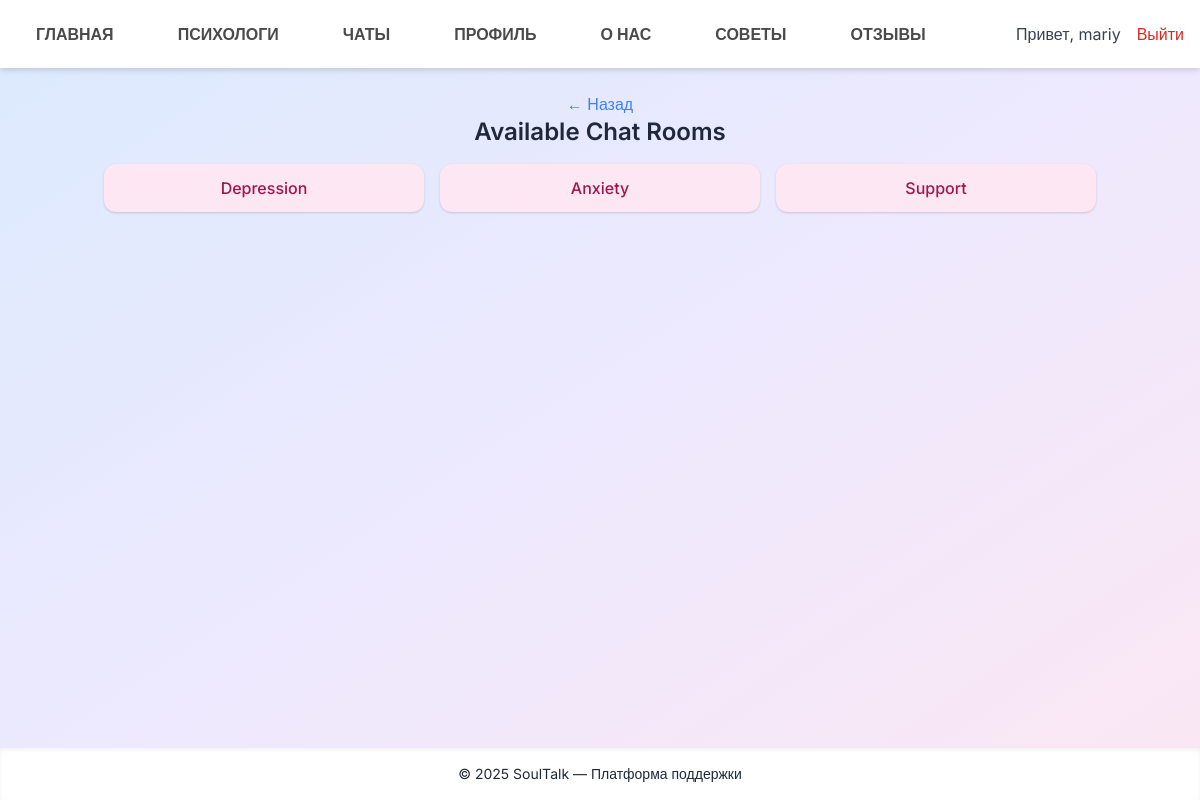
Page /chat/ (signed in) on the committed database.
### accounts/models.py (models this page shows, shortened)
class CustomUser(AbstractUser):
    avatar = models.ImageField(upload_to='avatars/', null=True, blank=True)
    age = models.PositiveIntegerField(null=True, blank=True)
    bio = models.TextField(max_length=500, null=True, blank=True)

### chat/models.py (models this page shows, shortened)
class Room(models.Model):
    name = models.CharField(max_length=50, unique=True)
    description = models.TextField(blank=True)

### chat/views.py (the view)
# urls.py: path('', views.room_list, name='room_list'),
@login_required
def room_list(request):
    rooms = Room.objects.all()
    return render(request, 'chat/rooms.html', {'rooms': rooms})

### chat/templates/chat/rooms.html (shortened to what this page needs)
{% extends "base.html" %}
{% block content %}
<a href="javascript:history.back()" class="text-blue-500 hover:underline">← Назад</a>
  <h1 class="text-2xl font-semibold mb-4">Available Chat Rooms</h1>
  <div class="grid grid-cols-1 sm:grid-cols-2 md:grid-cols-3 gap-4 mt-4">
    {% for room in rooms %}
      <a href="{% url 'room_detail' room.name %}"
         class="block text-center bg-pink-100 text-pink-800 font-medium py-3 px-5 rounded-xl shadow hover:bg-pink-200 transition duration-200">
        {{ room.name }}
      </a>
    {% empty %}
      <p class="text-gray-500">Комнаты не найдены.</p>
    {% endfor %}
  </div>
{% endblock %}

### templates/base.html (shortened to what this page needs)
{% load static %}
<!DOCTYPE html>
<html lang="ru">
<head>
  <link href="https://cdn.jsdelivr.net/npm/tailwindcss@2.2.19/dist/tailwind.min.css" rel="stylesheet">
</head>
<body class="bg-gradient-to-br from-blue-100 via-purple-100 to-pink-100 min-h-screen flex flex-col text-gray-800">
  <nav class="bg-white shadow-md">
    <div class="max-w-7xl mx-auto px-4 py-3 flex justify-between items-center">
      <div class="space-x-6 flex">
        <a href="{% url 'home' %}" class="nav-link hover:text-blue-600">Главная</a>
        <a href="{% url 'psychologists' %}" class="nav-link hover:text-blue-600">Психологи</a>
        <a href="{% url 'room_list' %}" class="nav-link hover:text-blue-600">Чаты</a>
        <a href="{% url 'profile' %}" class="nav-link hover:text-blue-600">Профиль</a>
        <a href="{% url 'about' %}" class="nav-link hover:text-blue-600">О нас</a>
        <a href="{% url 'psychology_tips' %}" class="nav-link hover:text-blue-600">Советы</a>
        <a href="{% url 'feedback' %}" class="nav-link hover:text-blue-600">Отзывы</a>
      </div>
      <div class="flex items-center space-x-4">
        {% if user.is_authenticated %}
          <span class="text-gray-700">Привет, {{ user.nickname|default:user.username }}</span>
          <a href="{% url 'account_logout' %}" class="text-red-600 hover:underline">Выйти</a>
        {% else %}
          <a href="{% url 'account_login' %}" class="text-blue-600 hover:underline">Войти</a>
          <a href="{% url 'account_signup' %}" class="ml-2 text-green-600 hover:underline">Регистрация</a>
        {% endif %}
      </div>
    </div>
  </nav>
  <main class="flex-grow container mx-auto px-4 py-6 text-center">
    {% block content %}{% endblock %}
  </main>
  <footer class="bg-white shadow-inner text-center text-sm py-4">
    &copy; 2025 SoulTalk — Платформа поддержки
  </footer>
</body>
</html>

### templates/base.html (style rules this page uses)
body { font-family: 'Inter', sans-serif; }
.nav-link { position: relative; padding: 10px 20px; font-weight: 600; color: #4a4a4a; text-transform: uppercase; transition: all 0.3s ease-in-out; }
.nav-link::before { content: ''; position: absolute; width: 100%; height: 2px; bottom: 0; left: 0; background-color: #f9a8d4; transform: scaleX(0); transition: transform 0.3s ease-in-out; }

### rows in the picture
CustomUser: nickname "mariy"
Room: name "Depression"
Room: name "Anxiety"
Room: name "Support"
